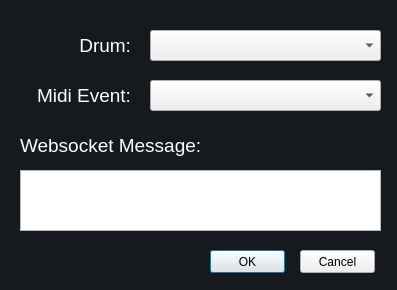
<?xml version="1.0" encoding="UTF-8"?>
<ui version="4.0">
 <class>ReactDialog</class>
 <widget class="QDialog" name="ReactDialog">
  <property name="geometry">
   <rect>
    <x>0</x>
    <y>0</y>
    <width>397</width>
    <height>290</height>
   </rect>
  </property>
  <property name="windowTitle">
   <string>React Trigger</string>
  </property>
  <property name="styleSheet">
   <string notr="true">QDialog {
	background-color: #16191d;
	border-top-left-radius: 5px;
	border-top-right-radius: 5px;
	border-bottom-left-radius: 5px;
	border-bottom-right-radius: 5px;
}

QLabel {
	color: #fff;
}
</string>
  </property>
  <widget class="QLabel" name="label">
   <property name="geometry">
    <rect>
     <x>20</x>
     <y>30</y>
     <width>111</width>
     <height>31</height>
    </rect>
   </property>
   <property name="font">
    <font>
     <pointsize>14</pointsize>
    </font>
   </property>
   <property name="text">
    <string>Drum:</string>
   </property>
   <property name="alignment">
    <set>Qt::AlignRight|Qt::AlignTrailing|Qt::AlignVCenter</set>
   </property>
  </widget>
  <widget class="QComboBox" name="drumCombo">
   <property name="geometry">
    <rect>
     <x>150</x>
     <y>30</y>
     <width>231</width>
     <height>31</height>
    </rect>
   </property>
   <property name="font">
    <font>
     <pointsize>14</pointsize>
    </font>
   </property>
  </widget>
  <widget class="QLabel" name="label_2">
   <property name="geometry">
    <rect>
     <x>20</x>
     <y>80</y>
     <width>111</width>
     <height>31</height>
    </rect>
   </property>
   <property name="font">
    <font>
     <pointsize>14</pointsize>
    </font>
   </property>
   <property name="text">
    <string>Midi Event:</string>
   </property>
   <property name="alignment">
    <set>Qt::AlignRight|Qt::AlignTrailing|Qt::AlignVCenter</set>
   </property>
  </widget>
  <widget class="QComboBox" name="midiEventCombo">
   <property name="geometry">
    <rect>
     <x>150</x>
     <y>80</y>
     <width>231</width>
     <height>31</height>
    </rect>
   </property>
   <property name="font">
    <font>
     <pointsize>14</pointsize>
    </font>
   </property>
  </widget>
  <widget class="QPlainTextEdit" name="messageEdit">
   <property name="geometry">
    <rect>
     <x>20</x>
     <y>170</y>
     <width>361</width>
     <height>61</height>
    </rect>
   </property>
  </widget>
  <widget class="QPushButton" name="okButton">
   <property name="geometry">
    <rect>
     <x>210</x>
     <y>250</y>
     <width>75</width>
     <height>23</height>
    </rect>
   </property>
   <property name="text">
    <string>OK</string>
   </property>
  </widget>
  <widget class="QPushButton" name="cancelButton">
   <property name="geometry">
    <rect>
     <x>300</x>
     <y>250</y>
     <width>75</width>
     <height>23</height>
    </rect>
   </property>
   <property name="text">
    <string>Cancel</string>
   </property>
  </widget>
  <widget class="QLabel" name="label_6">
   <property name="geometry">
    <rect>
     <x>20</x>
     <y>130</y>
     <width>351</width>
     <height>31</height>
    </rect>
   </property>
   <property name="font">
    <font>
     <pointsize>14</pointsize>
    </font>
   </property>
   <property name="text">
    <string>Websocket Message:</string>
   </property>
   <property name="alignment">
    <set>Qt::AlignLeading|Qt::AlignLeft|Qt::AlignVCenter</set>
   </property>
  </widget>
 </widget>
 <resources/>
 <connections/>
</ui>
